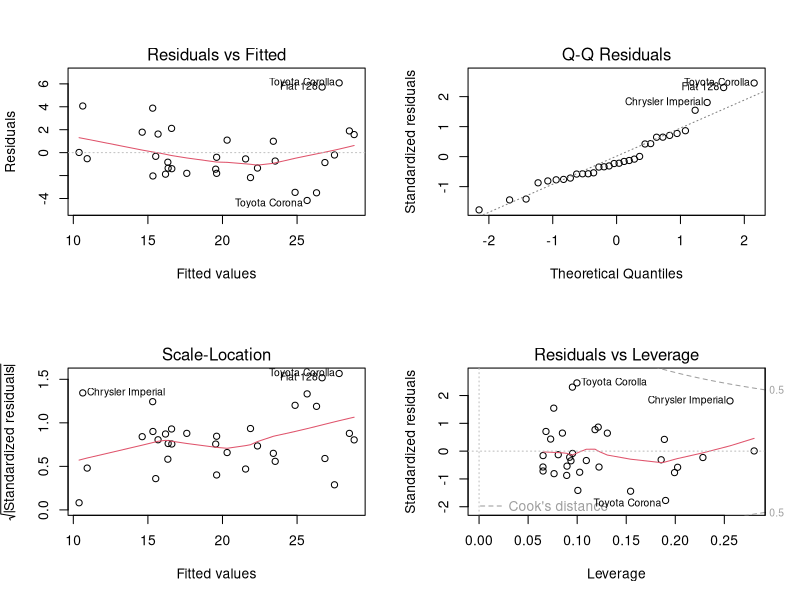

R code for this plot:
## ---- chunk 1
knitr::opts_chunk$set(echo = TRUE)
data(mtcars)
## ---- chunk 2
model8 <- lm(mpg ~ cyl + wt + am, data = mtcars)
summary(model8)$coef
## ---- chunk 3
max(mtcars$mpg)
summary(mtcars$mpg)
## ---- chunk 4
fitAll <- lm(mpg~., data = mtcars)
anova(fitAll)
## ---- chunk 5
model1 <- lm(mpg~cyl + wt, data = mtcars)
model2 <- lm(mpg~cyl + disp, data = mtcars)
model3 <- lm(mpg~disp + wt, data = mtcars)
model4 <- lm(mpg~cyl + disp + wt, data = mtcars)
model5 <- lm(mpg~cyl, data = mtcars)  
model6 <- lm(mpg~disp, data = mtcars)          
model7 <- lm(mpg~wt, data = mtcars)  

summary(model1)$adj.r.squared 
## ---- chunk 6
model8 <- lm(mpg ~ cyl + wt + am, data = mtcars)
summary(model8)$coef
## ---- chunk 7
which.max(hatvalues(model8))
## ---- chunk 8
par(mfrow = c(2, 2))
plot(model8)
